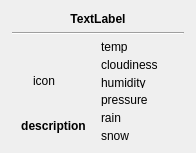
<?xml version="1.0" encoding="UTF-8"?>
<ui version="4.0">
 <class>TooltipWidget</class>
 <widget class="QWidget" name="TooltipWidget">
  <property name="geometry">
   <rect>
    <x>0</x>
    <y>0</y>
    <width>196</width>
    <height>153</height>
   </rect>
  </property>
  <property name="sizePolicy">
   <sizepolicy hsizetype="MinimumExpanding" vsizetype="MinimumExpanding">
    <horstretch>0</horstretch>
    <verstretch>0</verstretch>
   </sizepolicy>
  </property>
  <property name="minimumSize">
   <size>
    <width>196</width>
    <height>153</height>
   </size>
  </property>
  <layout class="QHBoxLayout" name="horizontalLayout" stretch="0">
   <property name="leftMargin">
    <number>12</number>
   </property>
   <property name="topMargin">
    <number>12</number>
   </property>
   <property name="rightMargin">
    <number>12</number>
   </property>
   <property name="bottomMargin">
    <number>12</number>
   </property>
   <item>
    <layout class="QVBoxLayout" name="verticalLayout_3">
     <item>
      <widget class="QLabel" name="m_dateTime">
       <property name="font">
        <font>
         <weight>75</weight>
         <bold>true</bold>
        </font>
       </property>
       <property name="text">
        <string>TextLabel</string>
       </property>
       <property name="alignment">
        <set>Qt::AlignCenter</set>
       </property>
      </widget>
     </item>
     <item>
      <widget class="Line" name="line">
       <property name="orientation">
        <enum>Qt::Horizontal</enum>
       </property>
      </widget>
     </item>
     <item>
      <layout class="QHBoxLayout" name="horizontalLayout_2">
       <item>
        <layout class="QVBoxLayout" name="verticalLayout_2" stretch="0,1,0,0">
         <item>
          <spacer name="verticalSpacer">
           <property name="orientation">
            <enum>Qt::Vertical</enum>
           </property>
           <property name="sizeHint" stdset="0">
            <size>
             <width>20</width>
             <height>40</height>
            </size>
           </property>
          </spacer>
         </item>
         <item>
          <widget class="QLabel" name="m_icon">
           <property name="minimumSize">
            <size>
             <width>64</width>
             <height>64</height>
            </size>
           </property>
           <property name="maximumSize">
            <size>
             <width>64</width>
             <height>64</height>
            </size>
           </property>
           <property name="text">
            <string>icon</string>
           </property>
           <property name="scaledContents">
            <bool>true</bool>
           </property>
           <property name="alignment">
            <set>Qt::AlignCenter</set>
           </property>
          </widget>
         </item>
         <item>
          <widget class="QLabel" name="m_description">
           <property name="font">
            <font>
             <weight>75</weight>
             <bold>true</bold>
            </font>
           </property>
           <property name="text">
            <string>description</string>
           </property>
           <property name="scaledContents">
            <bool>true</bool>
           </property>
           <property name="alignment">
            <set>Qt::AlignCenter</set>
           </property>
           <property name="wordWrap">
            <bool>true</bool>
           </property>
          </widget>
         </item>
         <item>
          <spacer name="verticalSpacer_2">
           <property name="orientation">
            <enum>Qt::Vertical</enum>
           </property>
           <property name="sizeHint" stdset="0">
            <size>
             <width>20</width>
             <height>40</height>
            </size>
           </property>
          </spacer>
         </item>
        </layout>
       </item>
       <item>
        <layout class="QVBoxLayout" name="verticalLayout">
         <item>
          <widget class="QLabel" name="m_temperature">
           <property name="font">
            <font>
             <weight>50</weight>
             <bold>false</bold>
            </font>
           </property>
           <property name="text">
            <string>temp</string>
           </property>
          </widget>
         </item>
         <item>
          <widget class="QLabel" name="m_cloudiness">
           <property name="font">
            <font>
             <weight>50</weight>
             <bold>false</bold>
            </font>
           </property>
           <property name="text">
            <string>cloudiness</string>
           </property>
          </widget>
         </item>
         <item>
          <widget class="QLabel" name="m_humidity">
           <property name="font">
            <font>
             <weight>50</weight>
             <bold>false</bold>
            </font>
           </property>
           <property name="text">
            <string>humidity</string>
           </property>
          </widget>
         </item>
         <item>
          <widget class="QLabel" name="m_pressure">
           <property name="font">
            <font>
             <weight>50</weight>
             <bold>false</bold>
            </font>
           </property>
           <property name="text">
            <string>pressure</string>
           </property>
          </widget>
         </item>
         <item>
          <widget class="QLabel" name="m_rain">
           <property name="font">
            <font>
             <weight>50</weight>
             <bold>false</bold>
            </font>
           </property>
           <property name="text">
            <string>rain</string>
           </property>
          </widget>
         </item>
         <item>
          <widget class="QLabel" name="m_snow">
           <property name="font">
            <font>
             <weight>50</weight>
             <bold>false</bold>
            </font>
           </property>
           <property name="text">
            <string>snow</string>
           </property>
          </widget>
         </item>
        </layout>
       </item>
      </layout>
     </item>
    </layout>
   </item>
  </layout>
 </widget>
 <resources/>
 <connections/>
</ui>
